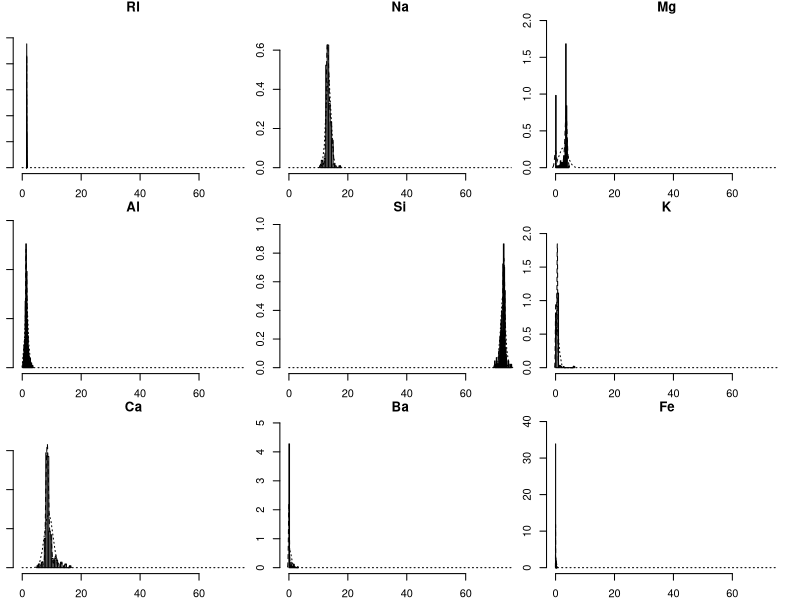
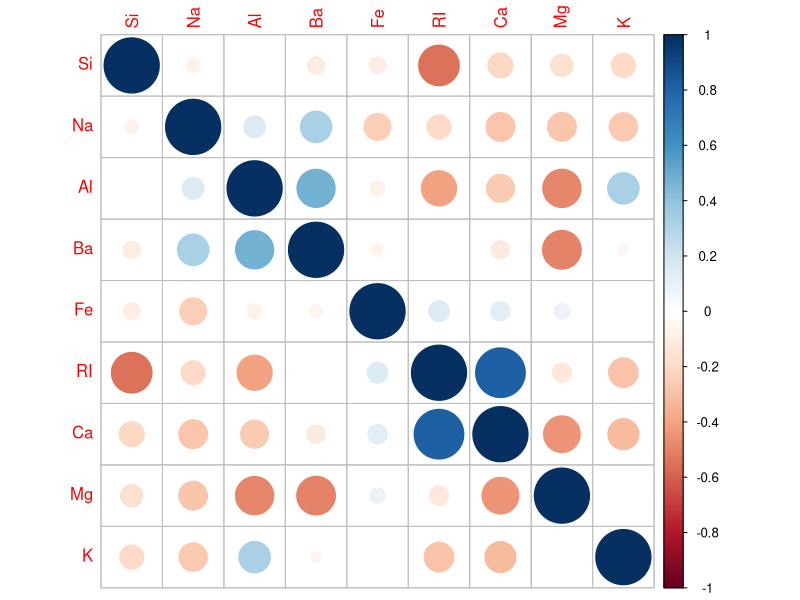
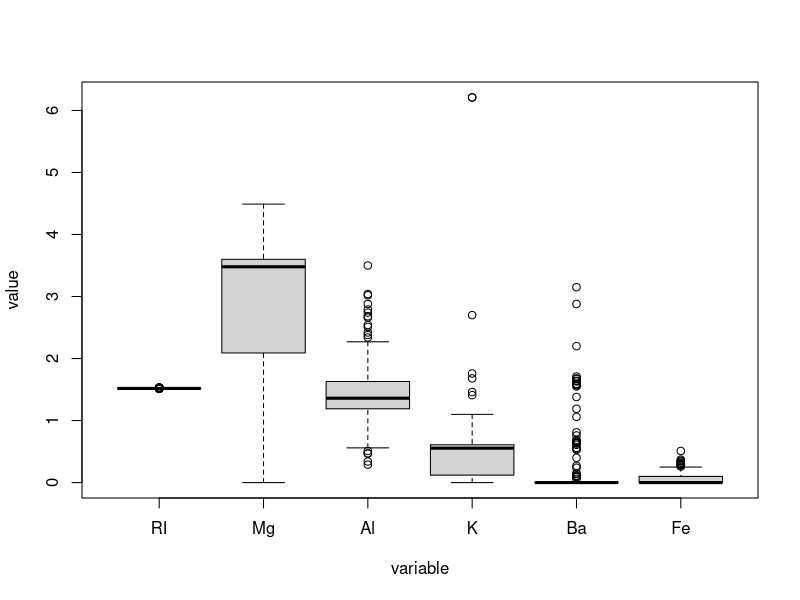
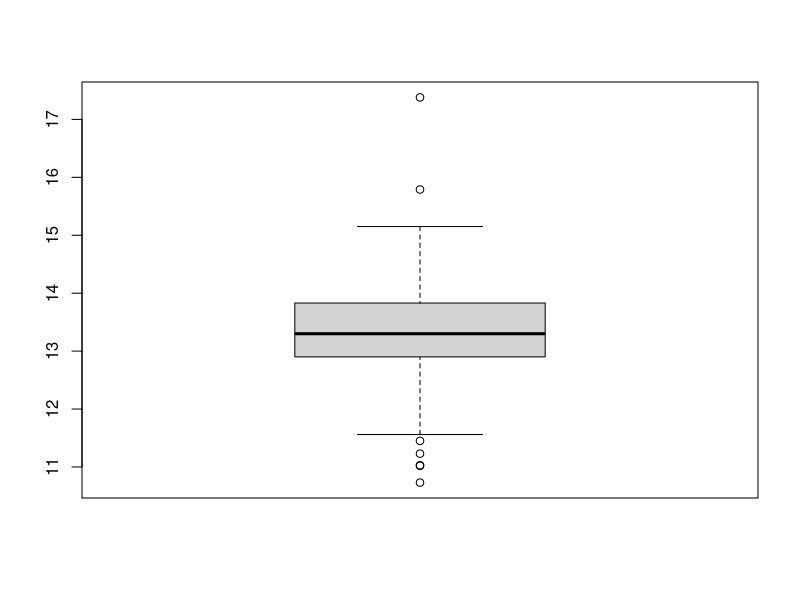
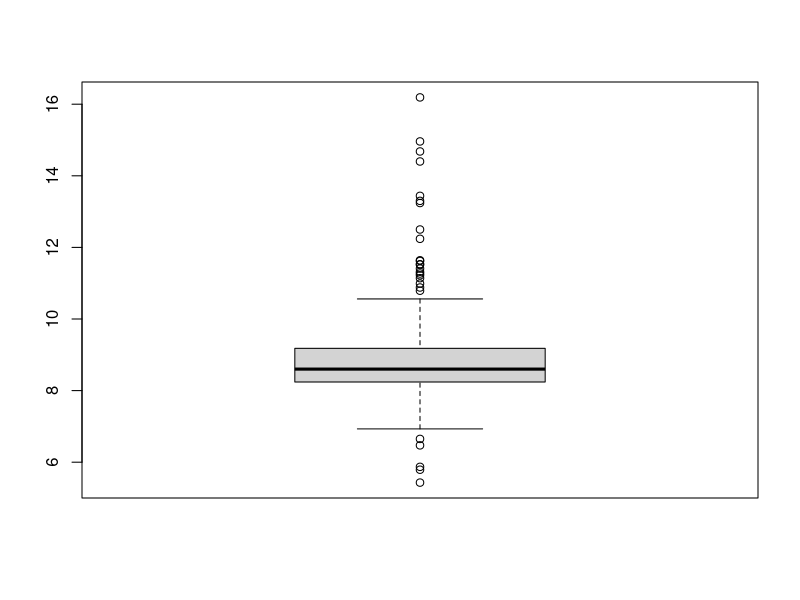
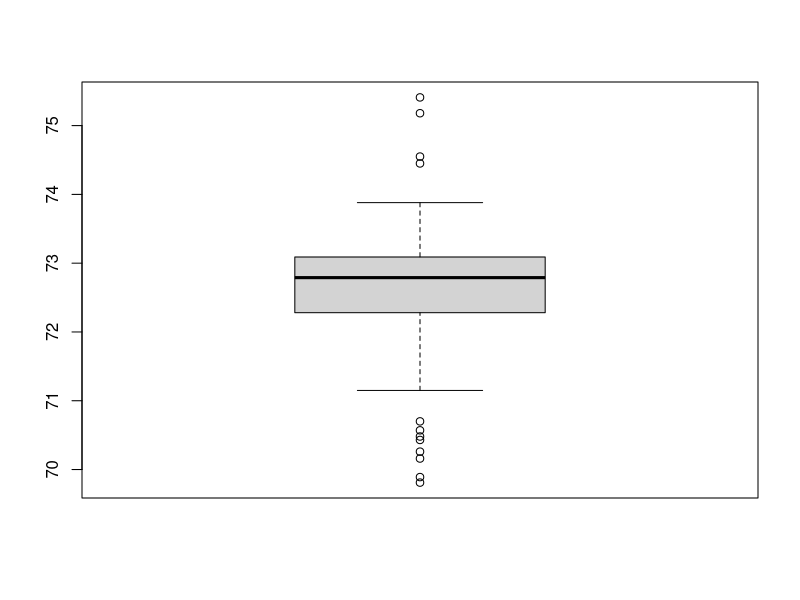
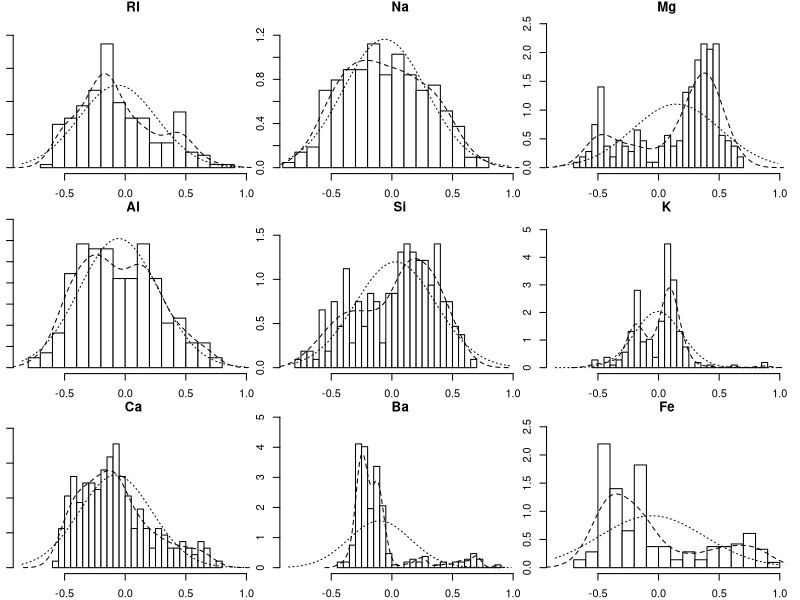

These figures' R source, in order:
## ---- chunk 1
knitr::opts_chunk$set(echo = TRUE)
## ---- chunk 2
library(mlbench)
data(Glass)
str(Glass)
## ---- chunk 3
library(plyr)
library(psych)
multi.hist(Glass[,sapply(Glass, is.numeric)])

library(corrplot)
correlations <- cor(Glass[,1:9])
correlations

corrplot(correlations, order="hclust")
## ---- chunk 4
library(reshape2)
long <- melt(Glass[,c(1,3,4,6,8,9)])
plot(value~variable, data=long)

boxplot(Glass$Na)
boxplot(Glass$Ca)
boxplot(Glass$Si)

library(e1071)
skewValues <- apply(Glass[, 1:9], 2, skewness)
skewValues
## ---- chunk 5
library(caret)
scaler <- preProcess(Glass[,1:9])
scaled <- predict(scaler, Glass[,1:9])
transformed <- spatialSign(scaled)
multi.hist(transformed)
